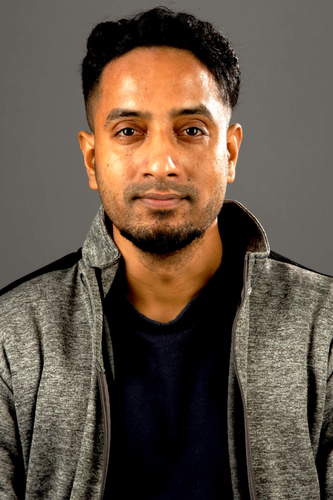
#> input picture sad64.jpg, 333 x 500 px, found by its file name
$ python opencv_masking.py
#> lines starting #> are read from the running program, lines starting #| are printed output that depends on the picture; after the words box and inside, x2 and y2 are one past the last pixel; in counts of white or black regions, pixels touching at a corner belong together
# USAGE
# python opencv_masking.py

# import the necessary packages
import numpy as np
import argparse
import cv2

# construct the argument parser and parse the arguments
ap = argparse.ArgumentParser()
ap.add_argument("-i", "--image", type=str, default="sad64.jpg",
	help="path to the input image")
args = vars(ap.parse_args())

# load the original input image and display it to our screen
image = cv2.imread(args["image"])
#> image is the input picture: shape (500, 333, 3); mean B, G, R 69.5, 83.2, 98.1
cv2.imshow("Original", image)

# a mask is the same size as our image, but has only two pixel
# values, 0 and 255 -- pixels with a value of 0 (background) are
# ignored in the original image while mask pixels with a value of
# 255 (foreground) are allowed to be kept
mask = np.zeros(image.shape[:2], dtype="uint8")
cv2.rectangle(mask, (0, 90), (290, 450), 255, -1)
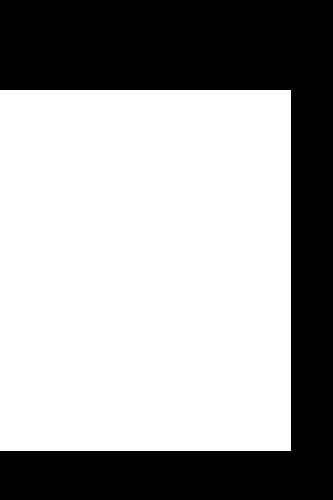
#> mask: shape (500, 333); 63.1% white; 1 black region, box (x1, y1, x2, y2) and area: (0, 0, 333, 500) 61449
cv2.imshow("Rectangular Mask", mask)

# apply our mask -- notice how only the person in the image is
# cropped out
masked = cv2.bitwise_and(image, image, mask=mask)
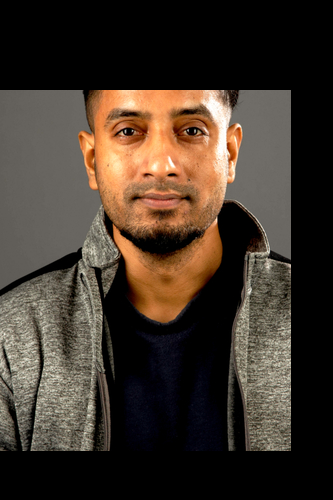
#> masked: shape (500, 333, 3); mean B, G, R 43.4, 53.8, 65.5
cv2.imshow("Mask Applied to Image", masked)
cv2.waitKey(0)

# now, let's make a circular mask with a radius of 100 pixels and
# apply the mask again
mask = np.zeros(image.shape[:2], dtype="uint8")
cv2.circle(mask, (145, 200), 100, 255, -1)
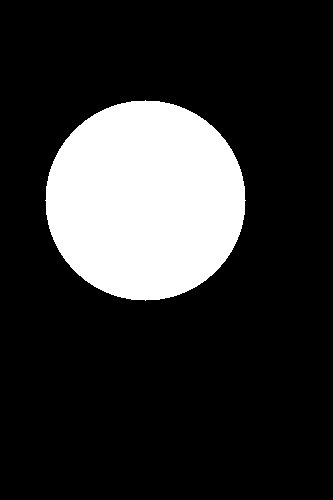
#> mask: shape (500, 333); 18.9% white; 1 white region, box (x1, y1, x2, y2) and area: (45, 100, 246, 301) 31417
masked = cv2.bitwise_and(image, image, mask=mask)
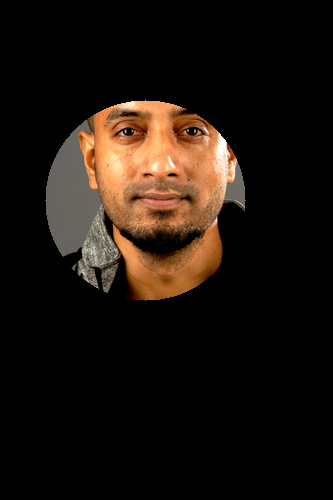
#> masked: shape (500, 333, 3); mean B, G, R 13.4, 19.9, 28.6

# show the output images
cv2.imshow("Circular Mask", mask)
cv2.imshow("Mask Applied to Image", masked)
cv2.waitKey(0)
